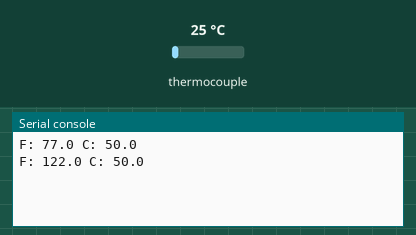
Recording of a program running on a simulated ESP32 board running MicroPython. Shown: the last lines printed to the serial console. Inputs (shaded band) come from the test bench; at power-on: thermocouple 25 °C.

Above: at 1.2 s.
1.3 s: thermocouple set to 6 °C
At 2.6 s:
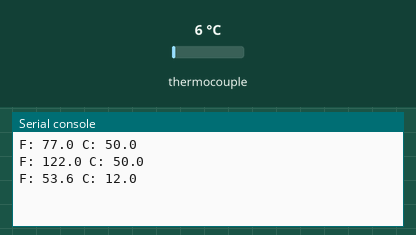
2.8 s: thermocouple set to 75 °C
At 3.4 s:
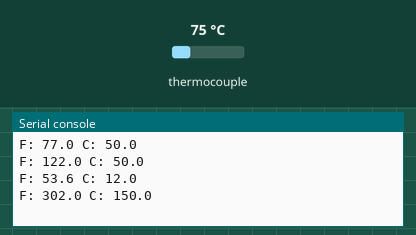
Timing chart, 0 to 5.8 s (numbered marks = the images above; inputs shaded):
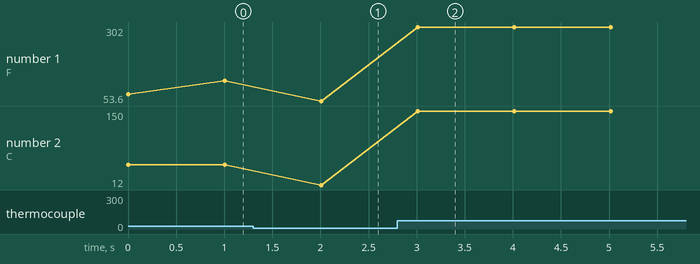

The program:

main.py
```python
from max6675 import MAX6675
from time import sleep

m = MAX6675(so_pin=21, cs_pin=22, sck_pin=23)

while True:
    print("F:",m.readFahrenheit(),"C:",m.readCelsius() )
    sleep(1)
```

max6675.py
```python
from machine import Pin
import utime

class MAX6675():
    def __init__(self, so_pin=21, cs_pin=22, sck_pin=23):
        self.cs = Pin(cs_pin, Pin.OUT)
        self.so = Pin(so_pin, Pin.IN)
        self.sck = Pin(sck_pin, Pin.OUT)

        self.cs.on()
        self.so.off()
        self.sck.off()

        self.last_read_time = utime.ticks_ms()

    def readFahrenheit(self):
        return self.readCelsius() * 9.0 / 5.0 + 32

    def readCelsius(self):
        data = self.__read_data()
        volts = sum([b * (1 << i) for i, b in enumerate(reversed(data))])
        #print(volts)

        return volts * 0.25

    def __read_data(self):
        # CS down, read bytes then cs up
        self.cs.off()
        utime.sleep_us(10)
        data = self.__read_word() # (self.__read_byte() << 8) | self.__read_byte()
        self.cs.on()

        #print(data)
        #print(data[1:-3])

        if data[-3] == 1:
            raise NoThermocoupleAttached()

        return data[1:-3]

    def __read_word(self):
        return [self.__read_bit() for _ in range(16)]


    def __read_bit(self):
        self.sck.off()
        utime.sleep_us(10)
        bit = self.so.value()
        self.sck.on()
        utime.sleep_us(10)
        return bit


class NoThermocoupleAttached(Exception):
    """Raised when there is no thermocouple attached to MAX6675"""
    pass
```

Measured:
- after the input at 1.3 s, the serial console: prints a new line after 0.71 s (image 1)
- after the input at 2.8 s, the serial console: prints a new line after 0.21 s (image 2)
- plotted number 1: 122 → 53.6 after the input at 1.3 s, 53.6 → 302 after the input at 2.8 s
- plotted number 2: 50 → 12 after the input at 1.3 s, 12 → 150 after the input at 2.8 s
